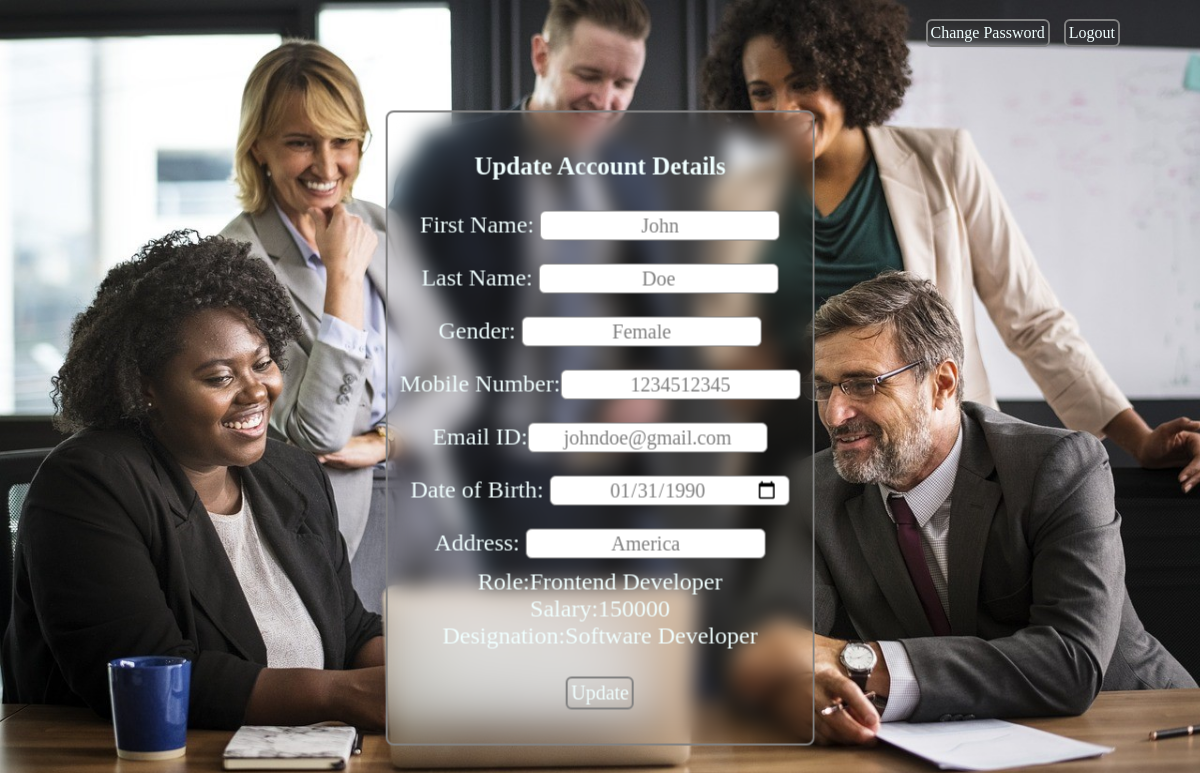
The page /edit.php (signed in) on the database its author committed.
### tables this page shows
CREATE TABLE `employees` (
  `id` int(100) NOT NULL,
  `fname` varchar(100) NOT NULL,
  `lname` varchar(100) NOT NULL,
  `gender` varchar(100) NOT NULL,
  `mobilenumber` bigint(10) NOT NULL,
  `emailid` varchar(100) NOT NULL,
  `password` varchar(100) NOT NULL,
  `dob` date NOT NULL,
  `addr` varchar(2000) NOT NULL,
  `role` varchar(100) NOT NULL,
  `sal` int(100) NOT NULL,
  `design` varchar(100) NOT NULL,
  `ut` varchar(100) NOT NULL
);

### edit.php (the view, shortened to what this page needs)
<?php
require("db.php");
$idss=$_SESSION['ids'];
?>
<html>
<head>
    <link rel="stylesheet" type="text/css" media="screen" href="login.css">
</head>
    <body>
    <a href="changepassword.php"><input type="button" name="home" value="Change Password" class="home1"></a>
    <a href="index.php"><input type="button" name="logout" value="Logout" class="home1"></a>
<fieldset class=fd>
    <br>
    <h1>Update Account Details</h1>
    <div>
    <?php
$query="select fname,lname,gender,mobilenumber,emailid,dob,addr,role,sal,design from employees where id='$idss'";
$result=mysqli_query($conn, $query);
$count = mysqli_num_rows($result);
$row = mysqli_fetch_array($result,MYSQLI_ASSOC);
if($count==1)
{
echo "<form action=edit.php method=post>";
echo "First Name: <input type=text class=tb name=firstname value=".$row['fname']."><br>";
echo "Last Name: <input type=text class=tb name=lastname value='".$row['lname']."'><br>";
echo "Gender: <input type=text class=tb name=gender value=".$row['gender']."><br>";
echo "Mobile Number:<input type=text class=tb name=mobilenumber value=".$row['mobilenumber']."><br>";
echo "Email ID:<input type=text class=tb name=emailid value=".$row['emailid']."><br>";
echo "Date of Birth: <input type=date class=tb name=dob value=".$row['dob']."><br>";
echo "Address: <input type=text class=tb name=addr value='".$row['addr']."'><br>";
echo "<div class=data>Role:".$row['role']."<br>";
echo "Salary:".$row['sal']."<br>";
echo "Designation:".$row['design']."</div><br>";
echo "<input type=submit class=sub name=update value=Update>";
echo "</form>";
}?>
</div>
</fieldset>
</body>
</html>

### login.css (style rules this page uses)
body { background-image: url("e.jpg"); background-size: cover; }
fieldset { border-color: gray; position: absolute; top: 50%; left: 50%; transform: translate(-50%, -50%); text-align: center; border-radius: 8px; width:200px; font-family:'Times New Roman', Times, serif; backdrop-filter: blur(10px); }
h1 { color: azure; font-size: 25px; }
.tb { outline:0; color: gray; font-family: 'Times New Roman', Times, serif; border-radius: 6px; padding: 10px; width: 240px; height: 30px; border: solid 0.5px; margin-top: 13px; margin-bottom: 10px; border-color: rgb(214, 213, 213); text-align: center; border-color: gray; border-style: solid; font-size: 20px; }
.sub { font-family: 'Times New Roman', Times, serif; border-radius: 6px; border-color: gray; border-style: solid; background: transparent; backdrop-filter: blur(10px); font-size: 20px; width:fit-content; font-weight: 100; padding: 3px; border-style: solid; border-color: gray; color:azure; }
.data { font-size: 24px; }
.home1 { position: relative; top:11px; right: -77.5%; font-family: 'Times New Roman', Times, serif; width:fit-content; border-radius: 6px; backdrop-filter: blur(10px); font-size: 16px; background: transparent; padding: 3px; margin-right:10px; border-style: solid; border-color: gray; color:azure; }
.fd { border-style: solid; border-color: gray; height: inherit; text-align: center; border-radius: 8px; font-family: 'Times New Roman', Times, serif; color:black; backdrop-filter: blur(10px); width: fit-content; margin-left: auto; margin-right: auto; vertical-align: middle; margin: 0; position: relative; top: 50%; left: 50%; transform: translate(-50%, -50%); }
form { color: azure; font-size: 24px; }

### rows shown on the page
employees: firstname "John", lastname "Doe", gender "Female", mobilenumber "1234512345", emailid "johndoe@gmail.com", dob "01/31/1990", addr "America", role "Frontend Developer", sal "150000", design "Software Developer"
